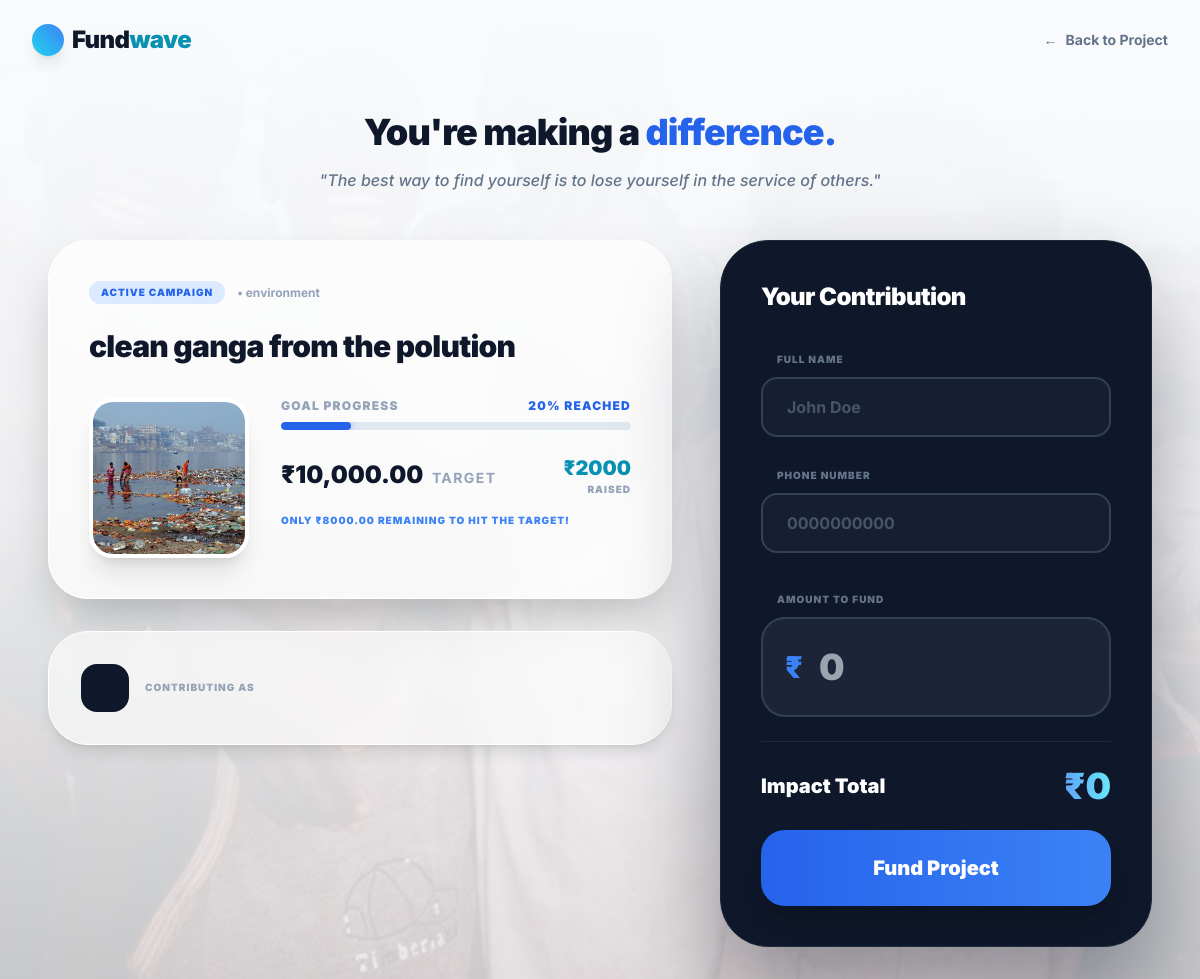
Page /doantefund/10/ on the committed database.
### app/models.py (models this page shows, shortened)
class Campaign(models.Model):
    creator = models.ForeignKey(User, on_delete=models.CASCADE, related_name='campaigns')
    title = models.CharField(max_length=255)
    category = models.CharField(max_length=100)
    goal = models.DecimalField(max_digits=12, decimal_places=2)
    file=models.FileField(upload_to='campaign_files/',null=True,blank=True,default=None)
    description = models.TextField()
    conductor_name = models.CharField(max_length=255)
    conductor_contact = models.CharField(max_length=255, blank=True, null=True)
    conductor_bio = models.TextField(blank=True, null=True)
    razorpay_account_id = models.CharField(max_length=100, blank=True, null=True)
    image = models.ImageField(upload_to='campaign_banners/')
    STATUS_CHOICES = [
        ('pending', 'Pending Approval'),
        ('approved', 'Approved'),
        ('rejected', 'Rejected'),
        ('completed','Completed')
    ]
    status = models.CharField(max_length=20, choices=STATUS_CHOICES, default='pending')
    created_at = models.DateTimeField(auto_now_add=True)
    updated_at = models.DateTimeField(auto_now=True)
    def get_current_total(self):
        result = self.project.filter(is_paid=True).aggregate(total=Sum('cash'))
        return result['total'] or 0
    def update_status(self):
        current_total = self.get_current_total() # Assuming this sums up successful Funds
        if current_total >= self.goal:
            self.status = 'completed'
        elif self.status == 'completed' and current_total < self.goal:
            self.status = 'approved'
        self.save()

### app/views.py (the view, shortened to what this page needs)
# urls.py: path('doantefund/<int:id>/',views.donate,name="donates"),
def donate(request, id):
    campaign = get_object_or_404(Campaign, id=id)
    campaign.update_status()
    campaign.refresh_from_db()
    current_total = campaign.get_current_total()
    goal = campaign.goal
    balance = max(goal - Decimal(current_total), 0)
    if goal > 0:
        progress_percent = min((Decimal(current_total) / goal) * 100, 100)
    else:
        progress_percent = 0
    context = {
        'campaign': campaign,
        'current_state': current_total,
        'balance': balance,
        'progress': float(progress_percent),
        'goal_str': "{:,.2f}".format(campaign.goal),
    }
    return render(request, 'donate.html', context)

### templates/donate.html (shortened to what this page needs)
{% load static %}
<!DOCTYPE html>
<html lang="en">
<head>
    <script src="https://cdn.tailwindcss.com"></script>
</head>
<body class="bg-slate-50 text-slate-800 min-h-screen relative overflow-x-hidden">
    <div class="fixed inset-0 z-[-2]">
        <img src="{% static 'top.jpg' %}" alt="background" class="w-full h-full object-cover">
    </div>
    <div class="fixed inset-0 z-[-1] bg-gradient-to-b from-slate-50 via-slate-50/95 to-slate-50/80"></div>
    <nav class="w-full px-8 py-6 flex justify-between items-center max-w-7xl mx-auto relative z-10">
        <div class="flex items-center gap-2">
            <div class="w-8 h-8 bg-gradient-to-tr from-cyan-400 to-blue-500 rounded-full shadow-lg"></div>
            <span class="text-2xl font-black text-slate-900 tracking-tight">Fund<span class="text-cyan-600">wave</span></span>
        </div>
        <a href="/" class="text-sm font-bold text-slate-500 hover:text-slate-900 transition flex items-center gap-2">
            <span>←</span> Back to Project
        </a>
    </nav>
    <main class="max-w-6xl mx-auto px-6 py-8 relative z-10">
        <div class="mb-12 text-center max-w-2xl mx-auto">
            <h2 class="text-slate-900 text-3xl md:text-4xl font-black tracking-tight mb-4">You're making a <span class="text-blue-600">difference.</span></h2>
            <p class="text-slate-500 font-medium italic">"The best way to find yourself is to lose yourself in the service of others."</p>
        </div>
        <div class="grid grid-cols-1 lg:grid-cols-12 gap-12">
            <div class="lg:col-span-7 space-y-8">
                <div class="bg-white/70 backdrop-blur-xl rounded-[2.5rem] p-10 border border-white shadow-2xl">
                    <div class="flex items-center gap-3 mb-6">
                        <span class="px-3 py-1 bg-blue-100 text-blue-600 rounded-full text-[10px] font-black uppercase tracking-widest">Active Campaign</span>
                        <span class="text-slate-400 text-xs font-bold">• {{ campaign.category }}</span>
                    </div>
                    <h1 class="text-3xl font-black text-slate-900 mb-8 tracking-tight leading-tight">{{ campaign.title }}</h1>
                    <div class="flex flex-col md:flex-row gap-8">
                        <div class="w-full md:w-40 h-40 rounded-3xl overflow-hidden shadow-xl flex-shrink-0 border-4 border-white">
                            {% if campaign.image %}
                                <img src="{{ campaign.image.url }}" class="w-full h-full object-cover">
                            {% else %}
                                <div class="w-full h-full bg-slate-200 flex items-center justify-center text-slate-400 font-bold">No Image</div>
                            {% endif %}
                        </div>
                        <div class="flex-grow space-y-4">
                            <div>
                                <div class="flex justify-between text-xs font-black uppercase tracking-widest text-slate-400 mb-2">
                                    <span>Goal Progress</span>
                                    <span class="text-blue-600">{{ progress|floatformat:0 }}% reached</span>
                                </div>
                                <div class="w-full bg-slate-200 h-2 rounded-full overflow-hidden">
                                    <div class="bg-blue-600 h-full rounded-full transition-all duration-1000 shadow-[0_0_10px_rgba(37,99,235,0.4)]"
                                         style="width: {{ progress }}%"></div>
                                </div>
                            </div>
                            <div class="flex justify-between items-center pt-2">
                                <div>
                                    <span class="text-2xl font-black text-slate-900">₹{{ goal_str }}</span>
                                    <span class="text-slate-400 font-bold text-sm ml-1 uppercase tracking-widest">Target</span>
                                </div>
                                <div class="text-right">
                                    <span class="text-xl font-black text-cyan-600">₹{{ current_state }}</span>
                                    <span class="block text-[10px] text-slate-400 font-black uppercase tracking-widest">Raised</span>
                                </div>
                            </div>
                            {% if balance > 0 %}
                            <p class="text-[10px] text-blue-500 font-black uppercase tracking-widest">Only ₹{{ balance }} remaining to hit the target!</p>
                            {% endif %}
                        </div>
                    </div>
                </div>
                <div class="bg-white/60 backdrop-blur-md rounded-[2.5rem] p-8 border border-white shadow-lg">
                    <div class="flex items-center gap-4">
                        <div class="w-12 h-12 bg-slate-900 rounded-2xl flex items-center justify-center text-white text-lg font-bold">
                        </div>
                        <div>
                            <p class="text-[10px] text-slate-400 font-black uppercase tracking-widest">Contributing as</p>
                        </div>
                    </div>
                </div>
            </div>
            <div class="lg:col-span-5">
                <div class="bg-slate-900 rounded-[3rem] p-10 shadow-[0_50px_100px_rgba(15,23,42,0.4)] sticky top-10 border border-slate-800">
                    <h2 class="text-white text-2xl font-black mb-8 tracking-tight">Your Contribution</h2>
                    <form action="" method="POST" class="space-y-6">
                        <div class="space-y-2">
                            <label class="text-[10px] text-slate-500 font-black uppercase tracking-widest ml-4">Full Name</label>
                            <input type="text" name="name" placeholder="John Doe" required
                                   class="w-full bg-slate-800/50 border-2 border-slate-700 rounded-2xl py-4 px-6 text-white font-bold focus:border-blue-500 focus:outline-none transition-all placeholder:text-slate-600">
                        </div>
                        <div class="space-y-2">
                            <label class="text-[10px] text-slate-500 font-black uppercase tracking-widest ml-4">Phone Number</label>
                            <input type="text" name="phoneno" placeholder="0000000000" maxlength="10" required
                                   class="w-full bg-slate-800/50 border-2 border-slate-700 rounded-2xl py-4 px-6 text-white font-bold focus:border-blue-500 focus:outline-none transition-all placeholder:text-slate-600">
                        </div>
                        <div class="space-y-2 pt-2">
                            <label class="text-[10px] text-slate-500 font-black uppercase tracking-widest ml-4">Amount to Fund</label>
                            <div class="relative group">
                                <span class="absolute left-6 top-1/2 -translate-y-1/2 text-blue-500 font-black text-3xl group-focus-within:text-cyan-400">₹</span>
                                <input type="number" name="cash" id="cashInput" placeholder="0" required
                                       class="w-full bg-slate-800/80 border-2 border-slate-700 rounded-3xl py-7 pl-14 pr-6 text-white text-4xl font-black focus:border-blue-500 focus:outline-none transition-all">
                            </div>
                        </div>
                        <div class="space-y-4 pt-4 border-t border-slate-800">
                            <div class="flex justify-between items-center pt-2">
                                <span class="text-white font-black text-xl">Impact Total</span>
                                <span id="totalDisplay" class="text-transparent bg-clip-text bg-gradient-to-r from-blue-400 to-cyan-300 font-black text-4xl">₹0</span>
                            </div>
                        </div>
                        <button type="submit" class="w-full bg-gradient-to-r from-blue-600 to-blue-500 hover:from-blue-500 hover:to-cyan-500 text-white font-black py-6 rounded-3xl transition-all shadow-xl transform hover:-translate-y-1 active:scale-95 text-xl">
                            Fund Project
                        </button>
                    </form>
                </div>
            </div>
        </div>
    </main>
</body>
</html>

### templates/donate.html (style rules this page uses)
body { font-family: 'Inter', sans-serif; }

### rows in the picture
Campaign: category "environment", title "clean ganga from the polution", image (picture)

### other values in the picture
{{ progress|floatformat:0 }} "20"
{{ goal_str }} "10,000.00"
{{ current_state }} "2000"
{{ balance }} "8000.00"
